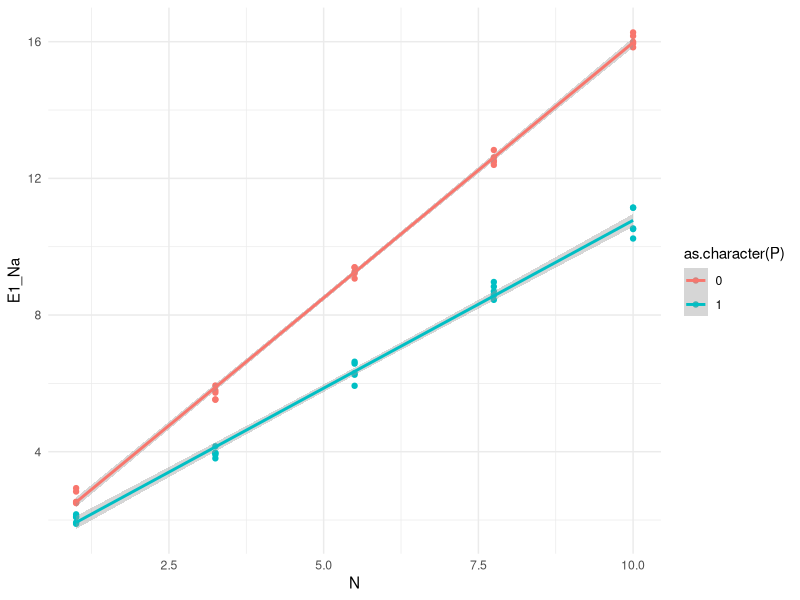
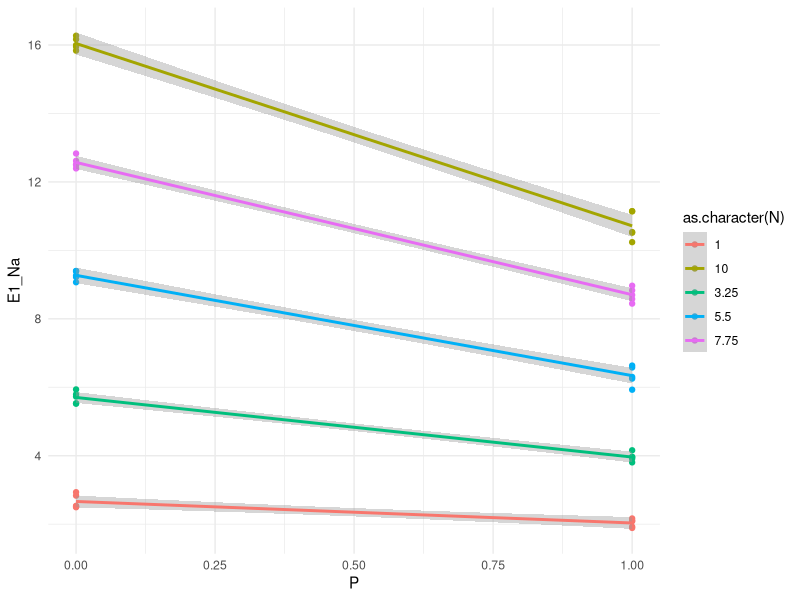
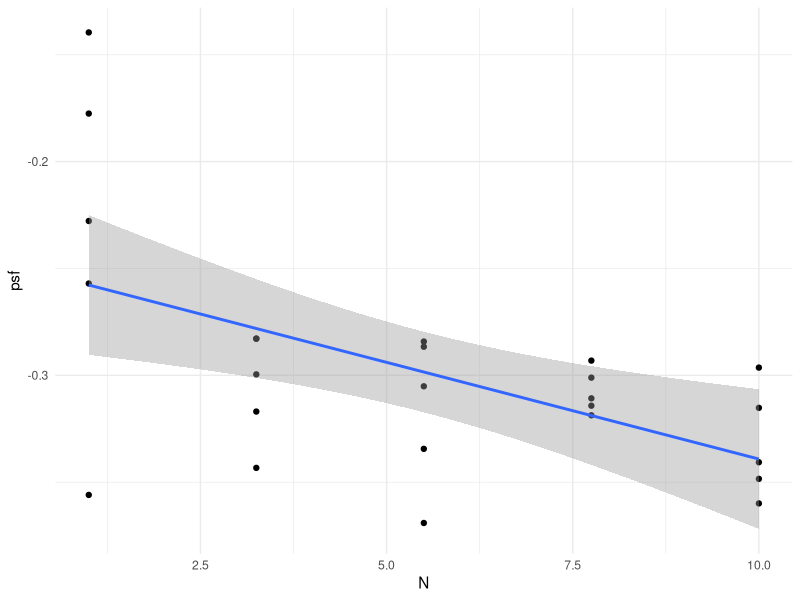
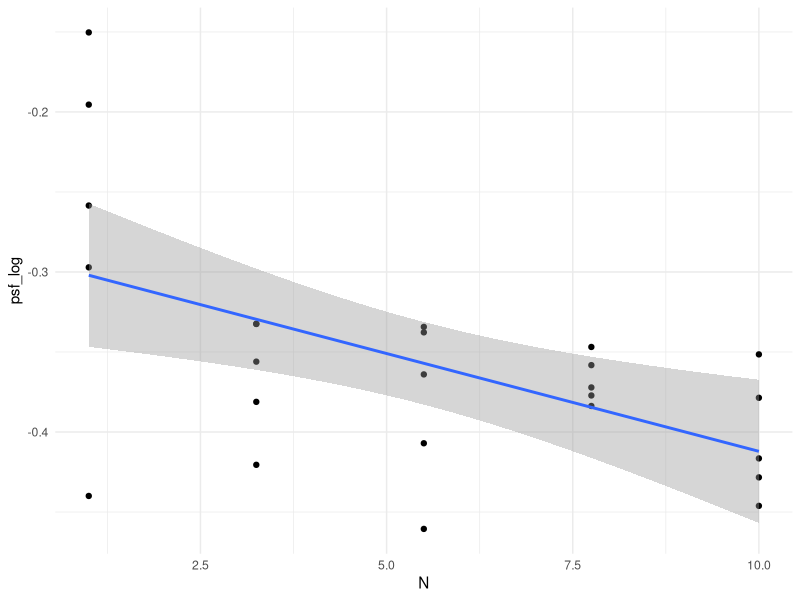

Write the R code that produced these figures, in order.

# model the system as linear equations

# replicates per treatment combination
n_rep <- 5

# simulate values for nitrogen
N <- rep(rep(seq(1, 10, length.out = 5), each = n_rep), 2)

# simulate values for the presence/absence of pathogens
P <- rep(c(0, 1), each = length(N)/2)

# simulate final biomass from this

# set the parameter values
alpha <- 1
beta_N <- 1.5
beta_P <- -0.1
beta_N_P <- -0.5

# calculate mu from the linear model
mu <- alpha + (beta_N*N) + (beta_P*P) + (beta_N_P*N*P)

# pass through a normal distribution
sigma_residual <- 0.25

# simulate the observed values
E1_Na <- rnorm(n = length(mu), mean = mu, sd = sigma_residual)

# plot the data

# pull into a data.frame
data <- dplyr::tibble(block_id = rep(seq_len(n_rep), 5*2),
                      N = N,
                      P = P,
                      E1_Na = E1_Na)
head(data)

View(data)

library(ggplot2)
ggplot(data = data,
       mapping = aes(x = N, y = E1_Na, colour = as.character(P))) +
  geom_point() +
  geom_smooth(method = "lm") +
  theme_minimal()

ggplot(data = data,
       mapping = aes(x = P, y = E1_Na, colour = as.character(N))) +
  geom_point() +
  geom_smooth(method = "lm") +
  theme_minimal()

# convert to wide-format
data_wide <-
  data |>
  tidyr::pivot_wider(id_cols = c("block_id", "N"),
                     names_from = "P",
                     values_from = "E1_Na")

# rename the variables
names(data_wide) <- c("block_id", "N", "E1_Na_sterile", "E1_Na_microbes")

# calculate plant-soil feedback
data_wide$psf <- with(data_wide, (E1_Na_microbes-E1_Na_sterile)/E1_Na_sterile)
head(data_wide)

# calculate the log plant-soil feedback
data_wide$psf_log <- with(data_wide, log(E1_Na_microbes/E1_Na_sterile))
head(data_wide)

# plot the data
ggplot(data = data_wide,
       mapping = aes(x = N, y = psf)) +
  geom_point() +
  geom_smooth(method = "lm") +
  theme_minimal()


data_wide |>
  dplyr::group_by(N) |>
  dplyr::summarise(m_sterile = mean(E1_Na_sterile),
                   m_microbes = mean(E1_Na_microbes)) |>
  dplyr::mutate(psf = (m_microbes - m_sterile)/m_sterile,
                psf_log = log(m_microbes/m_sterile))


lm1 <- lm(log(E1_Na) ~ N + P + N:P, data = data)
summary(lm1)

x <- predict(lm1, dplyr::tibble(N = unique(data_wide$N),
                                P = 0))
y <- predict(lm1, dplyr::tibble(N = unique(data_wide$N),
                                P = 1))

y - x

data_wide |>
  dplyr::group_by(N) |>
  dplyr::summarise(m = mean(psf))


ggplot(data = data_wide,
       mapping = aes(x = N, y = psf_log)) +
  geom_point() +
  geom_smooth(method = "lm") +
  theme_minimal()





